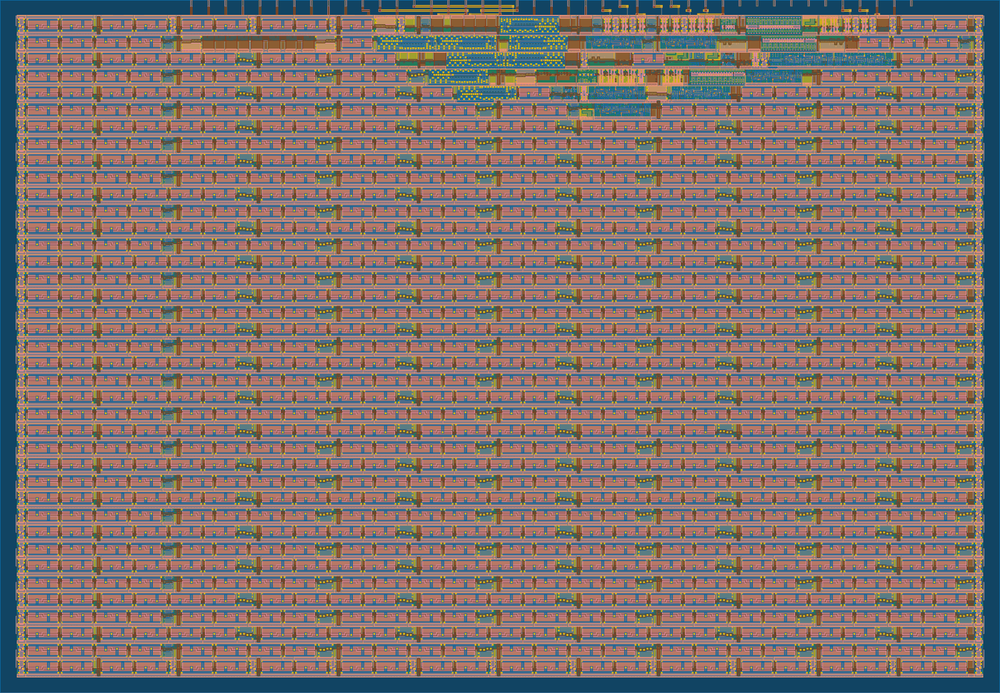
#> input picture test/gds_render.png, 1000 x 693 px, shrunk from 1610 x 1116 before the run
$ python bitmap_to_bw_csv.py ../test/gds_render.png
#> lines starting #> are read from the running program, lines starting #| are printed output that depends on the picture; after the words box and inside, x2 and y2 are one past the last pixel; in counts of white or black regions, pixels touching at a corner belong together
#!/usr/bin/env python3
"""
Convert a bitmap image to CSV with black/white pixel values.

Usage:
    python bitmap_to_bw_csv.py <input_image> [output_csv] [--threshold THRESHOLD]

Output CSV format:
    x, y, value
    where value is 0 for black and 1 for white
"""

import sys
import argparse
from pathlib import Path
from PIL import Image
import numpy as np


def image_to_bw_csv(input_path, output_path=None, threshold=128):
    """Convert an image to CSV with black/white pixel values."""
#> called with threshold = 128
    # Open the image
    img = Image.open(input_path)
#> img is the input picture: PIL image 1000x693 RGBA; mean R, G, B, A 129.9, 114.7, 112.7, 254.9

    # Convert to grayscale if needed
    if img.mode != 'L':
        img = img.convert('L')
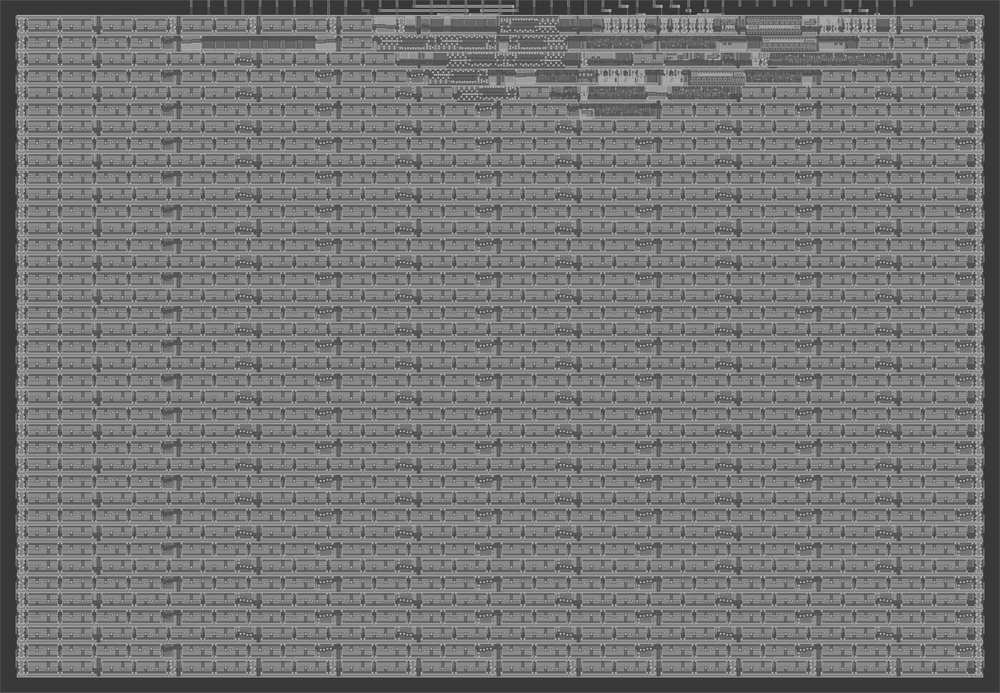
#> img: PIL image 1000x693 L; min 42, max 206, mean 119

    width, height = img.size
#> width = 1000; height = 693

    # Convert to numpy array for easier processing
    img_array = np.array(img)

    # Apply threshold: values >= threshold become white (1), else black (0)
    bw_array = (img_array >= threshold).astype(int)
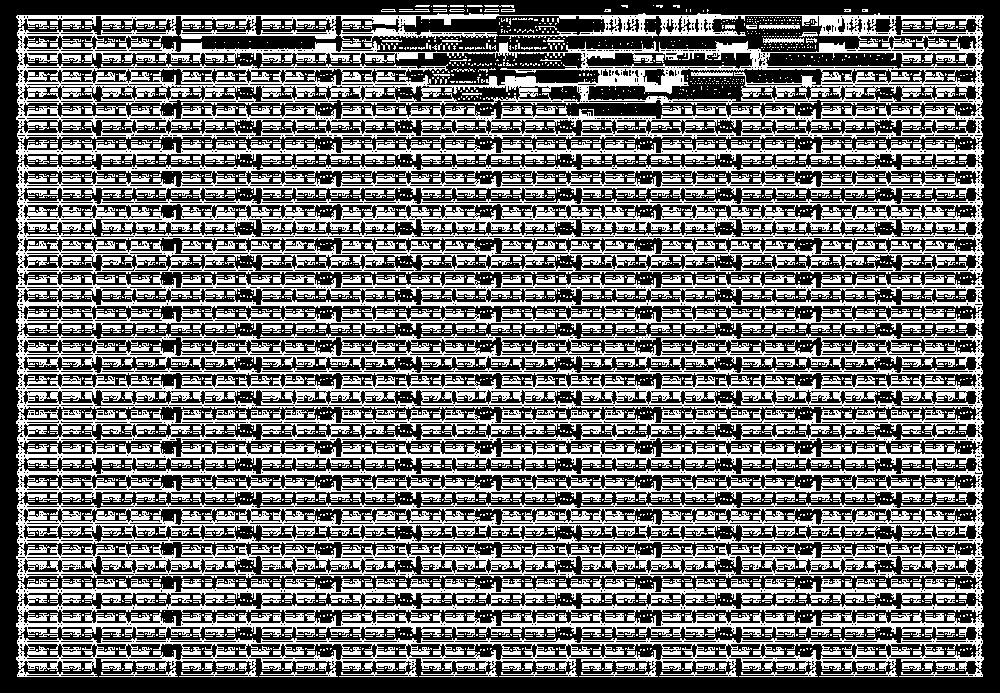
#> bw_array: shape (693, 1000) int64; values 0 (black) and 1 (white), 44.4% white; 4247 white regions (3869 under 20 px), largest, box (x1, y1, x2, y2) and area: (16, 444, 984, 677) 95401, (16, 161, 984, 278) 47513, (16, 13, 984, 143) 46954

    # Determine output path
    if output_path is None:
        output_path = Path(input_path).with_suffix('.csv')
    else:
        output_path = Path(output_path)

    # Write CSV header
    with open(output_path, 'w') as f:
        f.write("x,y,value\n")

        # Iterate through each pixel
        for y in range(height):
            for x in range(width):
                value = int(bw_array[y, x])
                f.write(f"{x},{y},{value}\n")

    # Print statistics
    black_count = np.sum(bw_array == 0)
#> black_count = 385307
    white_count = np.sum(bw_array == 1)
#> white_count = 307693
    total_pixels = width * height
#> total_pixels = 693000

    print(f"Converted {width}x{height} image to {output_path}")
#| Converted 1000x693 image to ../test/gds_render.csv
    print(f"Total pixels: {total_pixels}")
#| Total pixels: 693000
    print(f"Black pixels (0): {black_count} ({100*black_count/total_pixels:.1f}%)")
#| Black pixels (0): 385307 (55.6%)
    print(f"White pixels (1): {white_count} ({100*white_count/total_pixels:.1f}%)")
#| White pixels (1): 307693 (44.4%)
    print(f"Threshold used: {threshold}")


def main():
    parser = argparse.ArgumentParser(
        description="Convert a bitmap image to CSV with black/white pixel values"
    )
    parser.add_argument(
        'input',
        help='Input image file path'
    )
    parser.add_argument(
        'output',
        nargs='?',
        default=None,
        help='Output CSV file path (default: input filename with .csv extension)'
    )
    parser.add_argument(
        '--threshold',
        type=int,
        default=128,
        help='Grayscale threshold value (0-255). Pixels >= threshold become white (1), else black (0). Default: 128'
    )

    args = parser.parse_args()

    input_path = Path(args.input)
    if not input_path.exists():
        print(f"Error: Input file '{input_path}' not found", file=sys.stderr)
        sys.exit(1)

    if not (0 <= args.threshold <= 255):
        print(f"Error: Threshold must be between 0 and 255", file=sys.stderr)
        sys.exit(1)

    try:
        image_to_bw_csv(input_path, args.output, args.threshold)
    except Exception as e:
        print(f"Error: {e}", file=sys.stderr)
        sys.exit(1)


if __name__ == "__main__":
    main()
